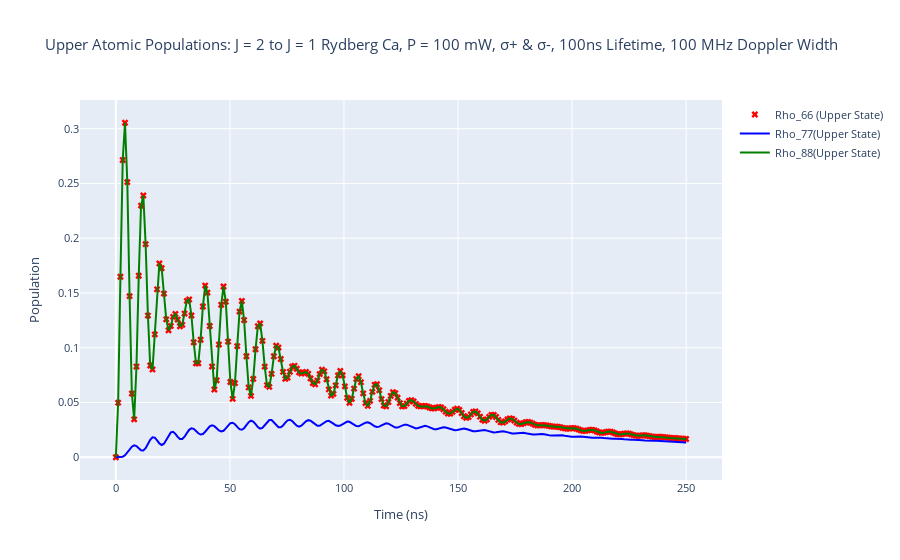

Here is the notebook cell this chart was saved with:
### Code cell
fig_upper = go.Figure(data = go.Scatter(x = time,
                                 y = rho_output[index(six, six, n)],
                                 mode = 'markers',
                                    name = "Rho_66 (Upper State)",
                                    marker = dict(
                                color = 'red',
                                symbol = 'x',
                            )))

fig_upper.add_trace(go.Scatter(x = time,
                                 y = rho_output[index(seven, seven, n)],
                                 mode = 'lines',
                                    name = "Rho_77(Upper State)",
                                    marker = dict(
                                color = 'blue',
                                symbol = 'square',
                           )))
fig_upper.add_trace(go.Scatter(x = time,
                                 y = rho_output[index(eight, eight, n)],
                                 mode = 'lines',
                                    name = "Rho_88(Upper State)",
                                    marker = dict(
                                color = 'green',
                                symbol = 'circle',
                           )))

fig_upper.update_layout(title = "Upper Atomic Populations: J = 2 to J = 1 Rydberg Ca, P = 100 mW, σ+ & σ-, 100ns Lifetime, 100 MHz Doppler Width",
                 xaxis_title = "Time (ns)",
                 yaxis_title = "Population",
                font = dict(
                    size = 11))
fig_upper.show()

### Figure 1 — Plotly figure (JSON) as saved in the notebook; plotly's stock layout.template omitted (floating-point values rounded to 4 significant figures; data arrays with more than 128 entries replaced by an {"elided": "..."} marker saying what was removed)
{"data": [{"marker": {"color": "red", "symbol": "x"}, "mode": "markers", "name": "Rho_66 (Upper State)", "type": "scatter", "x": {"elided": "250 float values"}, "y": {"elided": "250 float values"}}, {"marker": {"color": "blue", "symbol": "square"}, "mode": "lines", "name": "Rho_77(Upper State)", "type": "scatter", "x": {"elided": "250 float values"}, "y": {"elided": "250 float values"}}, {"marker": {"color": "green", "symbol": "circle"}, "mode": "lines", "name": "Rho_88(Upper State)", "type": "scatter", "x": {"elided": "250 float values"}, "y": {"elided": "250 float values"}}], "layout": {"autosize": true, "font": {"size": 11}, "title": {"text": "Upper Atomic Populations: J = 2 to J = 1 Rydberg Ca, P = 100 mW, σ+ & σ-, 100ns Lifetime, 100 MHz Doppler Width"}, "xaxis": {"autorange": true, "range": [-15.99, 266.0], "title": {"text": "Time (ns)"}, "type": "linear"}, "yaxis": {"autorange": true, "range": [-0.02237, 0.3278], "title": {"text": "Population"}, "type": "linear"}}}
